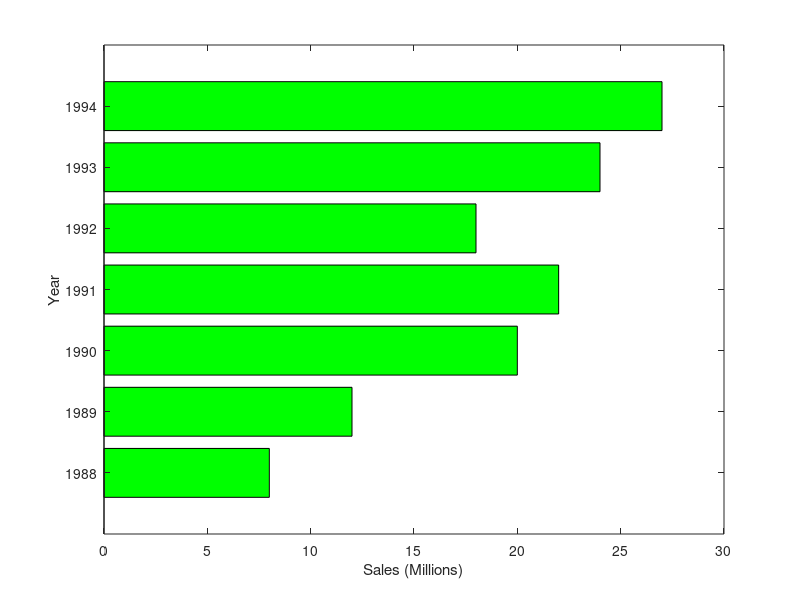

Reproduce this figure in MATLAB.
%Vertical 

yr=[1988:1994];
sle=[8 12 20 22 18 24 27];
bar(yr,sle,'y')
xlabel('Year')
ylabel('Sales (Millions)')

% Horizontal

yr=[1988:1994];
sle=[8 12 20 22 18 24 27];
barh(yr,sle,'g')
xlabel('Sales (Millions)')
ylabel('Year')